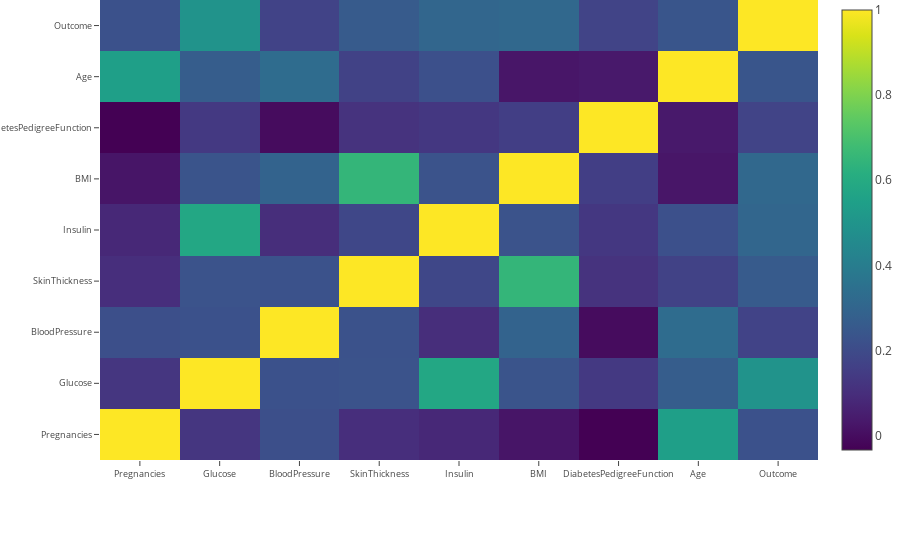

The notebook cell this image was saved under:
### Markdown cell above
A **correlation matrix** is a table showing correlation coefficients between sets of variables. Each random variable (Xi) in the table is correlated with each of the other values in the table (Xj). This allows you to see which pairs have the highest correlation.

### Code cell
correlation_plot()

### Figure 1 — Plotly figure (JSON) as saved in the notebook; plotly's stock layout.template omitted (floating-point values rounded to 4 significant figures)
{"data": [{"colorscale": "Viridis", "type": "heatmap", "uid": "c233d263-57ab-4d68-86a8-60c28a12a43a", "x": ["Pregnancies", "Glucose", "BloodPressure", "SkinThickness", "Insulin", "BMI", "DiabetesPedigreeFunction", "Age", "Outcome"], "y": ["Pregnancies", "Glucose", "BloodPressure", "SkinThickness", "Insulin", "BMI", "DiabetesPedigreeFunction", "Age", "Outcome"], "z": [[1, 0.1281, 0.2142, 0.1002, 0.08217, 0.02172, -0.03352, 0.5443, 0.2219], [0.1281, 1, 0.2232, 0.228, 0.5812, 0.2328, 0.1372, 0.2671, 0.4947], [0.2142, 0.2232, 1, 0.2268, 0.09827, 0.2892, -0.002805, 0.3301, 0.1706], [0.1002, 0.228, 0.2268, 1, 0.1849, 0.6482, 0.115, 0.1668, 0.2595], [0.08217, 0.5812, 0.09827, 0.1849, 1, 0.2281, 0.1304, 0.2203, 0.3035], [0.02172, 0.2328, 0.2892, 0.6482, 0.2281, 1, 0.1554, 0.02584, 0.3137], [-0.03352, 0.1372, -0.002805, 0.115, 0.1304, 0.1554, 1, 0.03356, 0.1738], [0.5443, 0.2671, 0.3301, 0.1668, 0.2203, 0.02584, 0.03356, 1, 0.2384], [0.2219, 0.4947, 0.1706, 0.2595, 0.3035, 0.3137, 0.1738, 0.2384, 1]]}], "layout": {"margin": {"b": 100, "l": 100, "r": 0, "t": 0}, "title": {"text": "Correlation Matrix for variables"}, "xaxis": {"tickfont": {"size": 9}}, "yaxis": {"tickfont": {"size": 9}}}}
